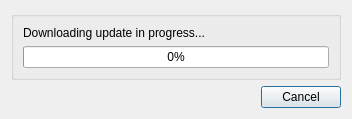
<?xml version="1.0" encoding="UTF-8"?>
<ui version="4.0">
 <class>DownloadDialog</class>
 <widget class="QDialog" name="DownloadDialog">
  <property name="geometry">
   <rect>
    <x>0</x>
    <y>0</y>
    <width>352</width>
    <height>114</height>
   </rect>
  </property>
  <property name="windowTitle">
   <string>Downloading</string>
  </property>
  <layout class="QVBoxLayout" name="verticalLayout_2">
   <item>
    <widget class="QGroupBox" name="groupBox">
     <property name="title">
      <string/>
     </property>
     <layout class="QVBoxLayout" name="verticalLayout">
      <item>
       <widget class="QLabel" name="label">
        <property name="text">
         <string>Downloading update in progress...</string>
        </property>
       </widget>
      </item>
      <item>
       <widget class="QProgressBar" name="progress_bar">
        <property name="value">
         <number>0</number>
        </property>
       </widget>
      </item>
     </layout>
    </widget>
   </item>
   <item>
    <widget class="DialogButtonBox" name="button_box">
     <property name="standardButtons">
      <set>QDialogButtonBox::StandardButton::Cancel</set>
     </property>
    </widget>
   </item>
  </layout>
 </widget>
 <customwidgets>
  <customwidget>
   <class>DialogButtonBox</class>
   <extends>QDialogButtonBox</extends>
   <header>common/ui/dialog_button_box.h</header>
  </customwidget>
 </customwidgets>
 <resources/>
 <connections/>
</ui>
